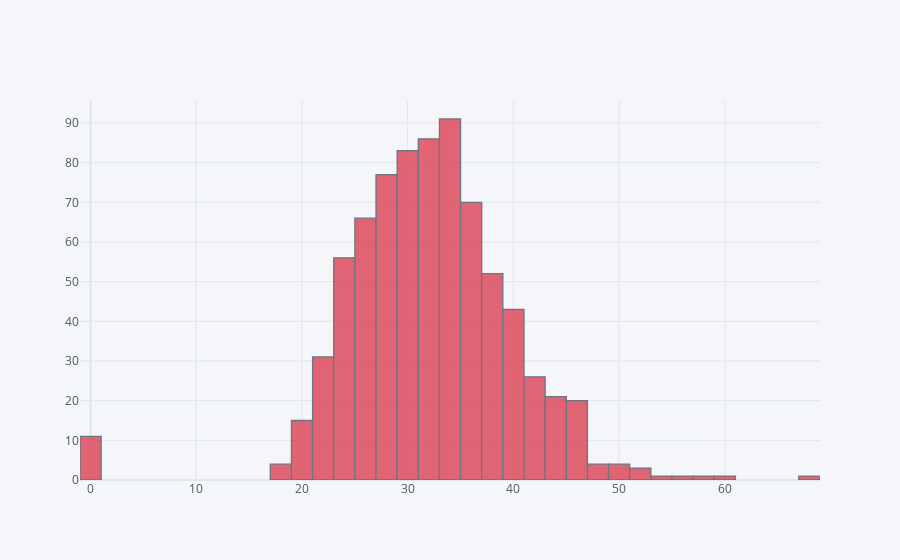

The notebook cell this image was saved under:
### Code cell
df1['BMI'].iplot(kind='hist',bins=40,color='red')

### Figure 1 — Plotly figure (JSON) as saved in the notebook; plotly's stock layout.template omitted (floating-point values rounded to 4 significant figures; data arrays with more than 128 entries replaced by an {"elided": "..."} marker saying what was removed)
{"data": [{"histfunc": "count", "histnorm": "", "marker": {"color": "rgba(219, 64, 82, 1.0)", "line": {"color": "#4D5663", "width": 1.3}}, "name": "BMI", "nbinsx": 40, "opacity": 0.8, "orientation": "v", "type": "histogram", "x": {"elided": "768 float values"}}], "layout": {"barmode": "overlay", "legend": {"bgcolor": "#F5F6F9", "font": {"color": "#4D5663"}}, "paper_bgcolor": "#F5F6F9", "plot_bgcolor": "#F5F6F9", "title": {"font": {"color": "#4D5663"}}, "xaxis": {"gridcolor": "#E1E5ED", "showgrid": true, "tickfont": {"color": "#4D5663"}, "title": {"font": {"color": "#4D5663"}, "text": ""}, "zerolinecolor": "#E1E5ED"}, "yaxis": {"gridcolor": "#E1E5ED", "showgrid": true, "tickfont": {"color": "#4D5663"}, "title": {"font": {"color": "#4D5663"}, "text": ""}, "zerolinecolor": "#E1E5ED"}}}
